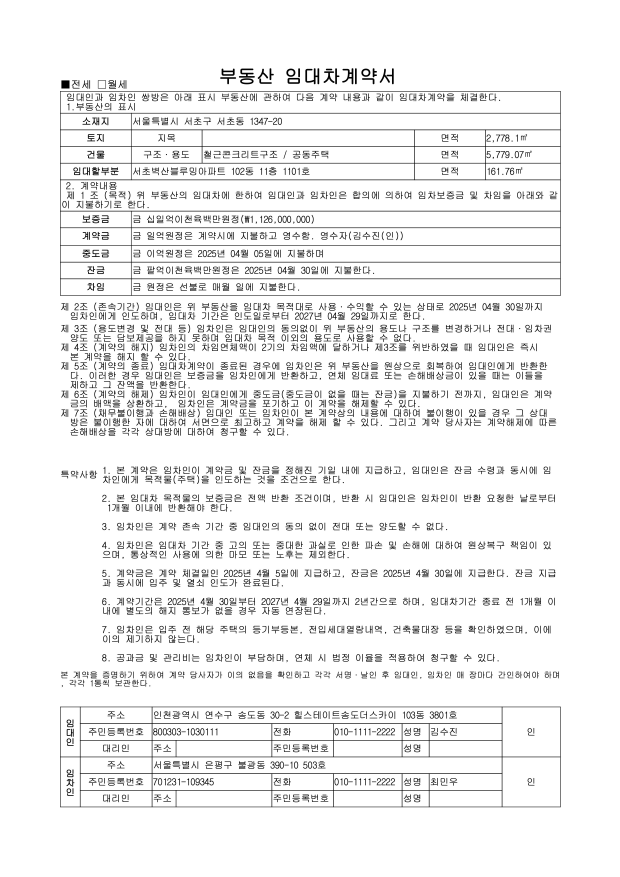
#> input picture data/images/001.jpg, 2480 x 3507 px (shown at 1/4 size)
$ python -i crop_image.py   (imports and definitions only)
#> lines starting #> are read from the running program, lines starting #| are printed output that depends on the picture; after the words box and inside, x2 and y2 are one past the last pixel; in counts of white or black regions, pixels touching at a corner belong together
#> further down, picture is the input picture: shape (3507, 2480, 3); min 0, max 255, mean 239.9
import cv2

def get_binary_image(image):
    gray_image = cv2.cvtColor(image, cv2.COLOR_BGR2GRAY)
    _, binary_image = cv2.threshold(gray_image, 127, 255, cv2.THRESH_BINARY_INV)
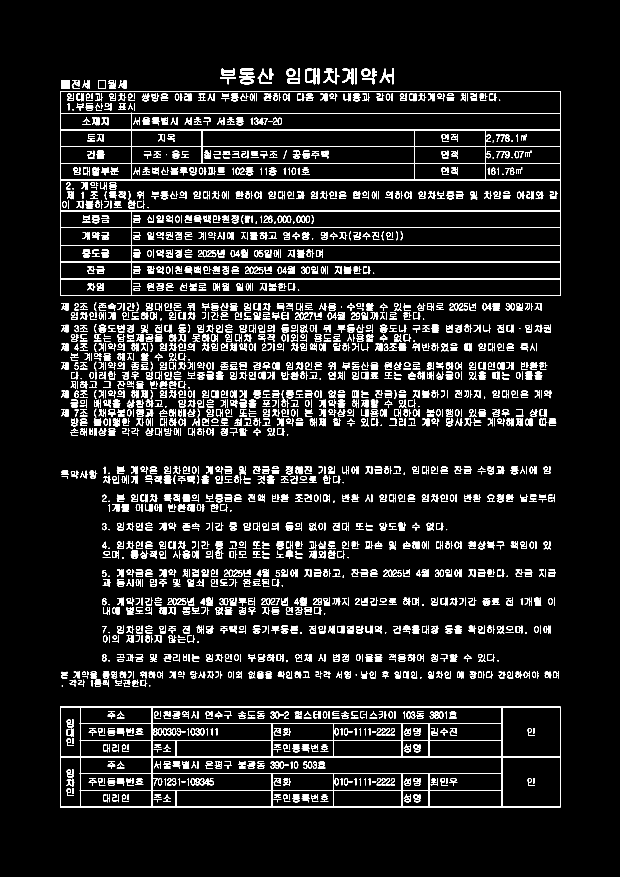
#> binary_image: shape (3507, 2480) (shown at 1/4 size); 5.9% white in thin lines or dots, all inside (x1, y1, x2, y2) = (240, 273, 2243, 3229)
    return binary_image

def separate_parts(image):
    binary_image = get_binary_image(image)
    contours, _ = cv2.findContours(binary_image, cv2.RETR_EXTERNAL, cv2.CHAIN_APPROX_SIMPLE)
#> contours = 2515 contours, 212 with area under 20; largest, box (x1, y1, x2, y2) and area: (240, 364, 2243, 1183) 1636850, (240, 2826, 2243, 3229) 802413, (1221, 273, 1277, 337) 1368, (886, 274, 939, 303) 1058, (1150, 312, 1200, 335) 1048

    boxes = []
    for contour in contours:
        x, y, w, h = cv2.boundingRect(contour)
        area = w * h
        if area < 500000:
            continue
        boxes.append((x, y, w, h))
#> this loop made 2515 passes
#> (x, y, w, h, area) on passes 1, 3, 4: (240, 2826, 2003, 403, 807209), (247, 2741, 4, 7, 28), (531, 2738, 22, 8, 176)
#> after the loop, boxes = [(240, 2826, 2003, 403), (240, 364, 2003, 819)]
    boxes = sorted(boxes, key = lambda box: box[1])
#> boxes = [(240, 364, 2003, 819), (240, 2826, 2003, 403)]

    parts = []
    for box in boxes:
        x, y, w, h = box
        parts.append(image[y:y+h, x:x+w])
#> this loop made 2 passes
#> after the loop, parts = 2 items

    x = boxes[0][0]
    y = boxes[0][1] + boxes[0][3]
#> y = 1183
    w = boxes[0][2]
    h = boxes[1][1] - y
#> h = 1643
    parts.append(image[y:y+h, x:x+w])

    part_1 = parts[0]
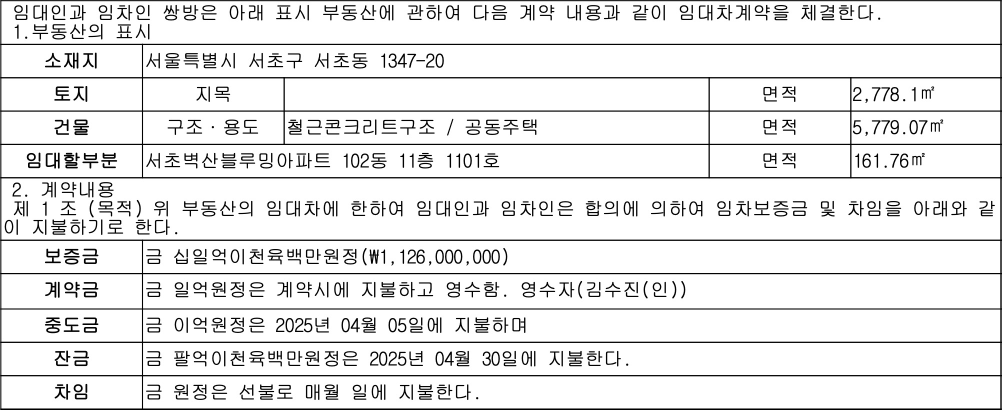
#> part_1: shape (819, 2003, 3) (shown at 1/2 size); min 0, max 255, mean 231.6
    part_2 = parts[1]
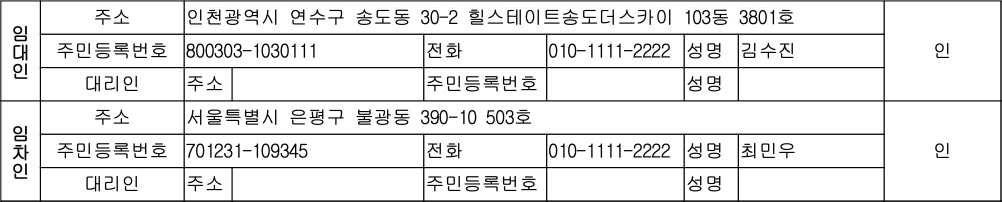
#> part_2: shape (403, 2003, 3) (shown at 1/2 size); min 0, max 255, mean 231.1
    part_3 = parts[2]
    part_1_parts = separate_part_1(part_1)
    part_2_parts = separate_part_2(part_2)
    part_3_parts = separate_part_3(part_3)

    return part_1_parts, part_2_parts, part_3_parts

def separate_part_1(part_1):
    binary_image = get_binary_image(part_1)
#> in get_binary_image (call 2), `_, binary_image = cv2.threshold(gray_image, 127, 255, cv2.THRESH_BINAR..`:
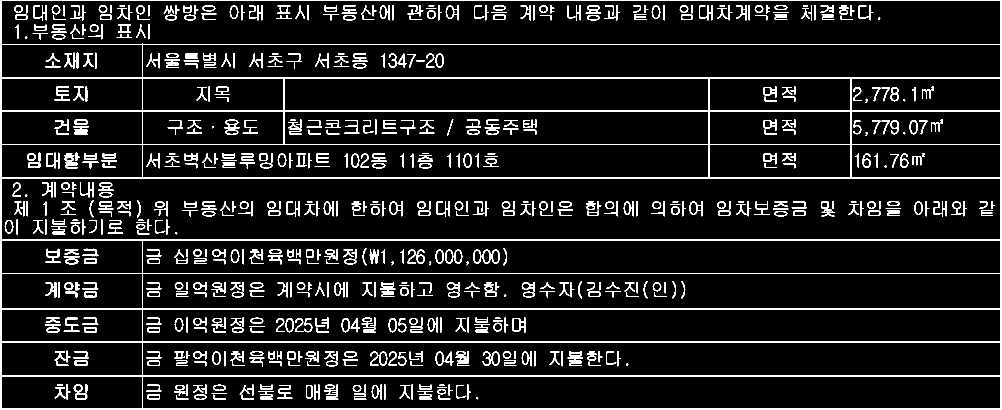
#> binary_image: shape (819, 2003) (shown at 1/2 size); 9.2% white; 737 white regions (11 under 20 px)
    contours, _ = cv2.findContours(binary_image, cv2.RETR_LIST, cv2.CHAIN_APPROX_SIMPLE)
#> contours = 988 contours, 63 with area under 20; largest, box (x1, y1, x2, y2) and area: (0, 0, 2003, 819) 1636850, (2, 356, 2002, 480) 245875, (2, 1, 2002, 89) 173906, (285, 547, 2002, 618) 120116, (285, 752, 2002, 818) 111538

    boxes = []
    for contour in contours:
        x, y, w, h = cv2.boundingRect(contour)
        area = w * h
        if area < 1500:
            continue
        boxes.append((x, y, w, h))
#> this loop made 988 passes
#> (x, y, w, h, area) on passes 1 to 3: (952, 794, 5, 5, 25), (390, 790, 21, 9, 189), (297, 790, 22, 8, 176)
#> after the loop, boxes = 29 items, first 6: (285, 752, 1717, 66), (2, 752, 283, 66), (285, 685, 1717, 66), (2, 685, 283, 66), (285, 618, 1717, 66), (2, 618, 283, 66)
    boxes = sorted(boxes, key = lambda box: (box[1], box[0]))
#> boxes = 29 items, first 6: (0, 0, 2003, 819), (2, 1, 2000, 88), (2, 89, 283, 66), (285, 89, 1717, 66), (2, 156, 283, 66), (285, 156, 283, 66)

    needed_idx = [3, 8, 11, 13, 15, 17, 20, 22, 24, 26]
    boxes = [boxes[idx] for idx in needed_idx]
#> boxes = [(285, 89, 1717, 66), (1702, 156, 300, 66), (569, 222, 849, 67), (1702, 222, 300, 67), (285, 289, 1133, 66), (1702, 289, 300, 66), (285, 481, 1717, 66), (285, 547, 1717, 71), (285, 618, 1717, 66), (285, 685, 1717, 66)]

    parts = []
    for box in boxes:
        x, y, w, h = box
        parts.append(part_1[y:y+h, x:x+w])
#> this loop made 10 passes
#> after the loop, parts = 10 items

    return parts

def separate_part_2(part_2):
    binary_image = get_binary_image(part_2)
#> in get_binary_image (call 3), `_, binary_image = cv2.threshold(gray_image, 127, 255, cv2.THRESH_BINAR..`:
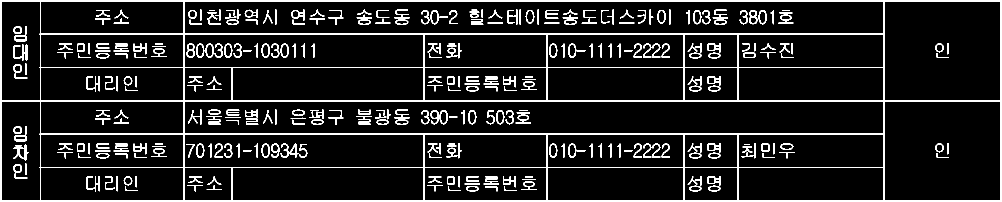
#> binary_image: shape (403, 2003) (shown at 1/2 size); 9.3% white; 319 white regions
    contours, _ = cv2.findContours(binary_image, cv2.RETR_LIST, cv2.CHAIN_APPROX_SIMPLE)
#> contours = 447 contours, 12 with area under 20; largest, box (x1, y1, x2, y2) and area: (0, 0, 2003, 403) 802413, (369, 202, 1768, 268) 90868, (369, 2, 1768, 68) 90868, (1769, 202, 2002, 402) 46166, (1769, 2, 2002, 202) 46164

    boxes = []
    for contour in contours:
        x, y, w, h = cv2.boundingRect(contour)
        area = w * h
        if area < 1500:
            continue
        boxes.append((x, y, w, h))
#> this loop made 447 passes
#> (x, y, w, h, area) on passes 1 to 3: (1418, 373, 21, 9, 189), (1380, 373, 21, 9, 189), (934, 373, 22, 9, 198)
    boxes = sorted(boxes, key = lambda box: (box[1], box[0]))

    needed_idx = [3, 6, 8, 10, 20, 23, 25, 27]
    boxes = [boxes[idx] for idx in needed_idx]

    parts = []
    for box in boxes:
        x, y, w, h = box
        parts.append(part_2[y:y+h, x:x+w])
#> this loop made 8 passes
#> box on passes 1 to 8: (369, 2, 1399, 66), (369, 69, 478, 66), (1094, 69, 274, 66), (1477, 69, 291, 66), (369, 202, 1399, 66), (369, 269, 478, 66), (1094, 269, 274, 66), (1477, 269, 291, 66)

    return parts

def separate_part_3(part_3):
    binary_image = get_binary_image(part_3)
#> in get_binary_image (call 4), `_, binary_image = cv2.threshold(gray_image, 127, 255, cv2.THRESH_BINAR..`:
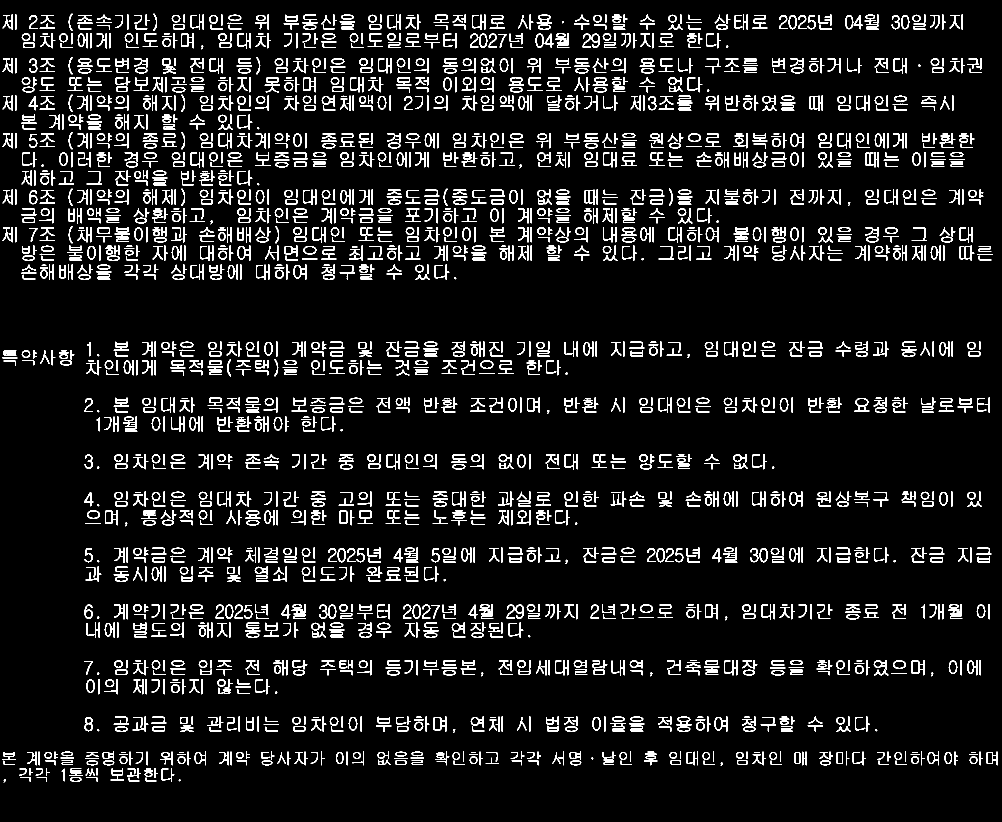
#> binary_image: shape (1643, 2003) (shown at 1/2 size); 8.2% white in thin lines or dots
    kernel = cv2.getStructuringElement(cv2.MORPH_RECT, (1500, 30))
    dilated_image = cv2.dilate(binary_image, kernel, iterations = 3)
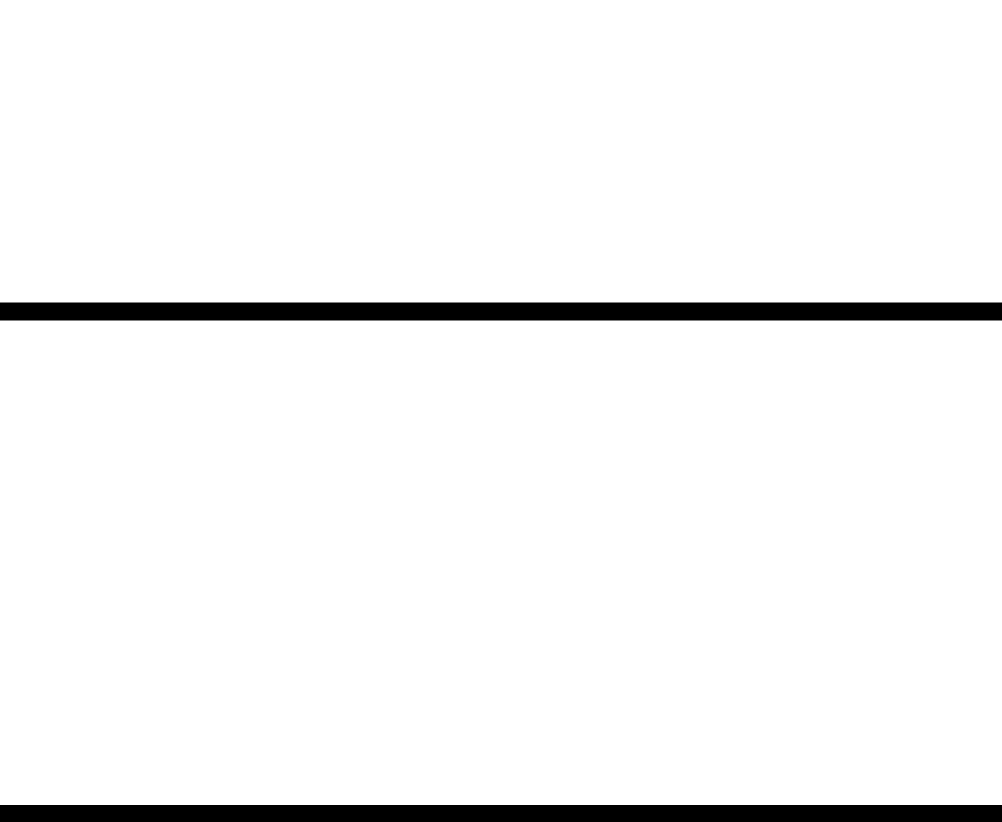
#> dilated_image: shape (1643, 2003) (shown at 1/2 size); 95.8% white; 2 black regions, box (x1, y1, x2, y2) and area: (0, 605, 2003, 641) 72108, (0, 1610, 2003, 1643) 66099
    contours, _ = cv2.findContours(dilated_image, cv2.RETR_EXTERNAL, cv2.CHAIN_APPROX_SIMPLE)

    boxes = []
    for contour in contours:
        x, y, w, h = cv2.boundingRect(contour)
        boxes.append((x, y, w, h))
#> this loop made 2 passes
#> contour on passes 1 to 2: [[0, 641], [0, 1609], [2002, 1609], [2002, 641]], [[0, 0], [0, 604], [2002, 604], [2002, 0]]
    boxes = sorted(boxes, key = lambda box: box[1])

    parts = []
    for box in boxes:
        x, y, w, h = box
        parts.append(part_3[y:y+h, x:x+w])
#> this loop made 2 passes
#> box on passes 1 to 2: (0, 0, 2003, 605), (0, 641, 2003, 969)

    return parts

>>> import cv2
>>> picture = cv2.imread('data/images/001.jpg')
>>> result = separate_parts(picture)

$ run again, on data/images/002.jpg
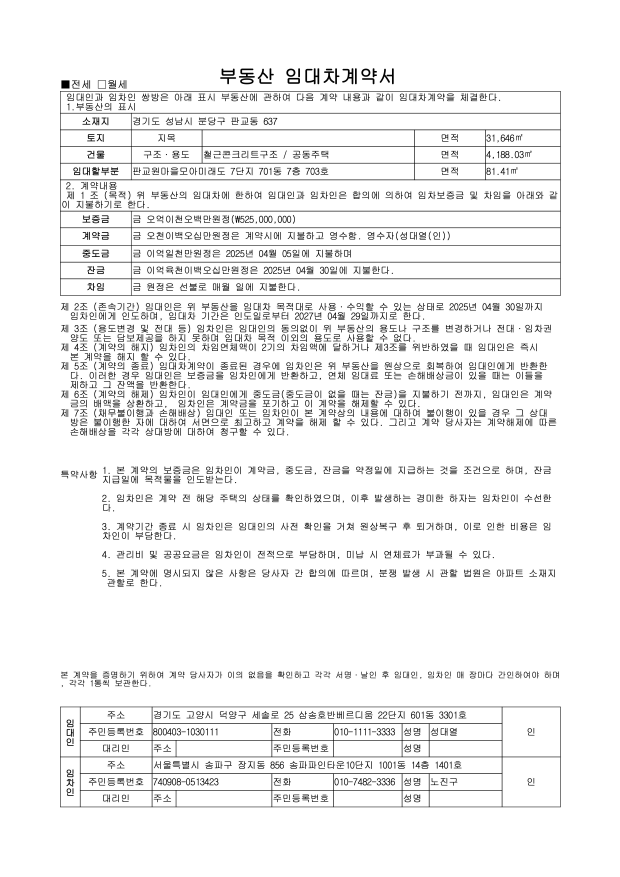
#> input picture data/images/002.jpg, 2480 x 3507 px (shown at 1/4 size)
#> picture is the input picture: shape (3507, 2480, 3); min 0, max 255, mean 241.3
#> in get_binary_image, `_, binary_image = cv2.threshold(gray_image, 127, 255, cv2.THRESH_BINAR..`:
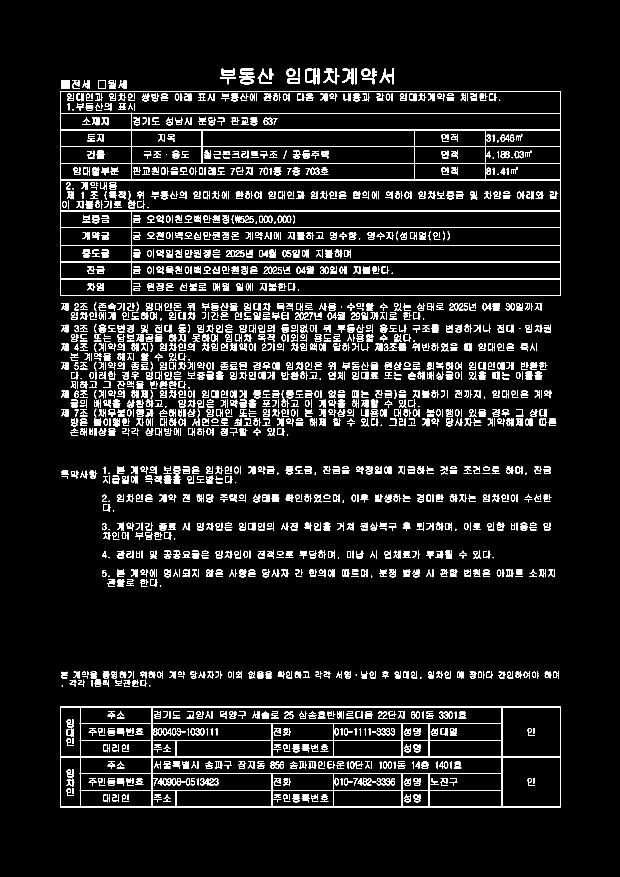
#> binary_image: shape (3507, 2480) (shown at 1/4 size); 5.4% white; 3155 white regions (34 under 20 px)
#> in separate_parts, `contours, _ = cv2.findContours(binary_image, cv2.RETR_EXTERNAL, cv2.CH..`: contours = 2057 contours, 185 with area under 20; largest, box (x1, y1, x2, y2) and area: (240, 364, 2243, 1183) 1636850, (240, 2826, 2243, 3229) 802413, (1221, 273, 1277, 337) 1368, (886, 274, 939, 303) 1058, (1150, 312, 1200, 335) 1048
#> the loop in separate_parts, `for contour in contours:` made 2057 passes
#> (x, y, w, h, area) on passes 1, 3, 4: (240, 2826, 2003, 403, 807209), (247, 2741, 4, 7, 28), (531, 2738, 22, 8, 176)
#> after the loop in separate_parts, `for contour in contours:`: boxes = [(240, 2826, 2003, 403), (240, 364, 2003, 819)]
#> in separate_parts, `boxes = sorted(boxes, key = lambda box: box[1])`: boxes = [(240, 364, 2003, 819), (240, 2826, 2003, 403)]
#> the loop in separate_parts, `for box in boxes:` made 2 passes
#> after the loop in separate_parts, `for box in boxes:`: parts = 2 items
#> in separate_parts, `y = boxes[0][1] + boxes[0][3]`: y = 1183
#> in separate_parts, `h = boxes[1][1] - y`: h = 1643
#> gray_image: shape (819, 2003)
#> binary_image: shape (819, 2003); 9.4% white; 751 white regions (10 under 20 px)
#> in separate_part_1, `contours, _ = cv2.findContours(binary_image, cv2.RETR_LIST, cv2.CHAIN_..`: contours = 1017 contours, 58 with area under 20; largest, box (x1, y1, x2, y2) and area: (0, 0, 2003, 819) 1636850, (2, 356, 2002, 480) 245875, (2, 1, 2002, 89) 173906, (285, 547, 2002, 618) 120116, (285, 752, 2002, 818) 111538
#> the loop in separate_part_1, `for contour in contours:` made 1017 passes
#> (x, y, w, h, area) on passes 1 to 3: (952, 794, 5, 5, 25), (390, 790, 21, 9, 189), (297, 790, 22, 8, 176)
#> after the loop in separate_part_1, `for contour in contours:`: boxes = 29 items, first 6: (285, 752, 1717, 66), (2, 752, 283, 66), (285, 685, 1717, 66), (2, 685, 283, 66), (285, 618, 1717, 66), (2, 618, 283, 66)
#> in separate_part_1, `boxes = sorted(boxes, key = lambda box: (box[1], box[0]))`: boxes = 29 items, first 6: (0, 0, 2003, 819), (2, 1, 2000, 88), (2, 89, 283, 66), (285, 89, 1717, 66), (2, 156, 283, 66), (285, 156, 283, 66)
#> in separate_part_1, `boxes = [boxes[idx] for idx in needed_idx]`: boxes = [(285, 89, 1717, 66), (1702, 156, 300, 66), (569, 222, 849, 67), (1702, 222, 300, 67), (285, 289, 1133, 66), (1702, 289, 300, 66), (285, 481, 1717, 66), (285, 547, 1717, 71), (285, 618, 1717, 66), (285, 685, 1717, 66)]
#> the loop in separate_part_1, `for box in boxes:` made 10 passes
#> after the loop in separate_part_1, `for box in boxes:`: parts = 10 items
#> gray_image: shape (403, 2003)
#> binary_image: shape (403, 2003); 9.9% white; 349 white regions
#> in separate_part_2, `contours, _ = cv2.findContours(binary_image, cv2.RETR_LIST, cv2.CHAIN_..`: contours = 492 contours, 13 with area under 20; largest, box (x1, y1, x2, y2) and area: (0, 0, 2003, 403) 802413, (369, 202, 1768, 268) 90868, (369, 2, 1768, 68) 90868, (1769, 202, 2002, 402) 46166, (1769, 2, 2002, 202) 46164
#> the loop in separate_part_2, `for contour in contours:` made 492 passes
#> (x, y, w, h, area) on passes 1 to 3: (1418, 373, 21, 9, 189), (1380, 373, 21, 9, 189), (934, 373, 22, 9, 198)
#> the loop in separate_part_2, `for box in boxes:` made 8 passes
#> box on passes 1 to 8: (369, 2, 1399, 66), (369, 69, 478, 66), (1094, 69, 274, 66), (1477, 69, 291, 66), (369, 202, 1399, 66), (369, 269, 478, 66), (1094, 269, 274, 66), (1477, 269, 291, 66)
#> gray_image: shape (1643, 2003)
#> binary_image: shape (1643, 2003); 6.6% white in thin lines or dots
#> in separate_part_3, `dilated_image = cv2.dilate(binary_image, kernel, iterations = 3)`:
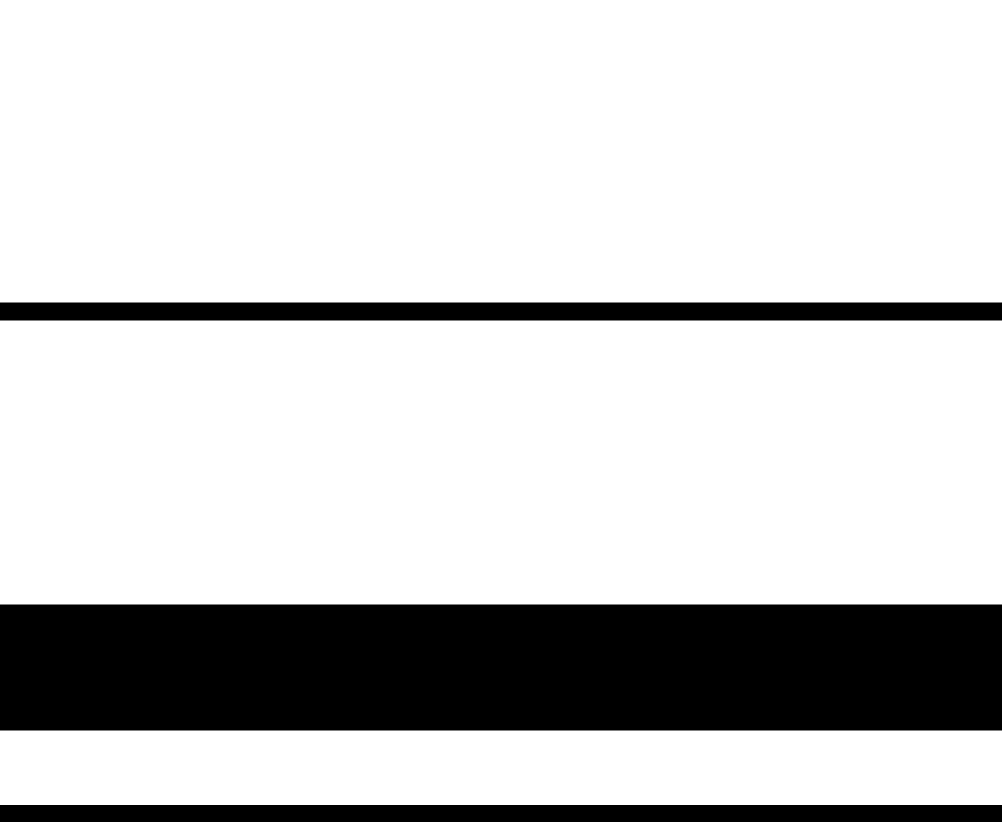
#> dilated_image: shape (1643, 2003) (shown at 1/2 size); 80.5% white; 3 black regions, box (x1, y1, x2, y2) and area: (0, 1209, 2003, 1461) 504756, (0, 605, 2003, 641) 72108, (0, 1610, 2003, 1643) 66099
#> the loop in separate_part_3, `for contour in contours:` made 3 passes
#> contour on passes 1 to 3: [[0, 1461], [0, 1609], [2002, 1609], [2002, 1461]], [[0, 641], [0, 1208], [2002, 1208], [2002, 641]], [[0, 0], [0, 604], [2002, 604], [2002, 0]]
#> the loop in separate_part_3, `for box in boxes:` made 3 passes
#> box on passes 1 to 3: (0, 0, 2003, 605), (0, 641, 2003, 568), (0, 1461, 2003, 149)
